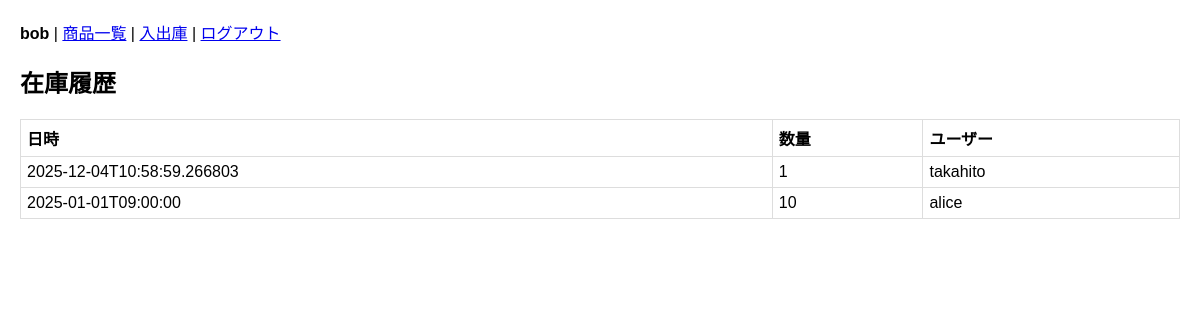
The page /history/1 (signed in) on the database its author committed.
### tables this page shows
CREATE TABLE "inventory_transactions" (
	"transaction_id"	INTEGER,
	"product_id"	INTEGER NOT NULL,
	"datetime"	TEXT NOT NULL,
	"user_id"	INTEGER NOT NULL,
	"quantity"	INTEGER NOT NULL,
	PRIMARY KEY("transaction_id"),
	FOREIGN KEY("product_id") REFERENCES "products"("product_id"),
	FOREIGN KEY("user_id") REFERENCES "users"("user_id")
);

CREATE TABLE users (
    user_id     INTEGER PRIMARY KEY,
    username    TEXT NOT NULL,
    password    TEXT NOT NULL
);

### app.py (the view)
@app.route("/history/<int:product_id>")
@login_required
def history(product_id):
    db = db_utils.get_db()
    cur = db.execute("""
        SELECT t.transaction_id, t.datetime, t.quantity, u.username
        FROM inventory_transactions t
        LEFT JOIN users u ON t.user_id = u.user_id
        WHERE t.product_id = ?
        ORDER BY t.datetime DESC
    """, (product_id,))
    rows = cur.fetchall()
    return render_template("layout_messages.html", rows=rows)

### app.py (called while the page is built)
def login_required(f):
    @wraps(f)
    def decorated(*args, **kwargs):
        if "user_id" not in session:
            flash("ログインしてください")
            return redirect(url_for("login"))
        return f(*args, **kwargs)
    return decorated

### db_utils.py (called while the page is built)
def get_db():
    if "db" not in g:
        g.db = sqlite3.connect(DATABASE)
        g.db.row_factory = sqlite3.Row
    return g.db

### templates/layout_messages.html
{% extends "base.html" %}
{% block body %}
<h2>在庫履歴</h2>
<table>
  <tr><th>日時</th><th>数量</th><th>ユーザー</th></tr>
  {% for r in rows %}
  <tr>
    <td>{{ r.datetime }}</td>
    <td>{{ r.quantity }}</td>
    <td>{{ r.username or "不明" }}</td>
  </tr>
  {% endfor %}
</table>
{% endblock %}

### templates/base.html (style rules this page uses)
body { font-family: sans-serif; margin: 20px; }
table { border-collapse: collapse; width: 100%; }
th, td { border: 1px solid #ddd; padding: 6px; text-align: left; }

### rows shown on the page
inventory_transactions: datetime "2025-12-04T10:58:59.266803", quantity "1", username "takahito"
inventory_transactions: datetime "2025-01-01T09:00:00", quantity "10", username "alice"

### other values the page prints
{{ session.username }} "bob"
